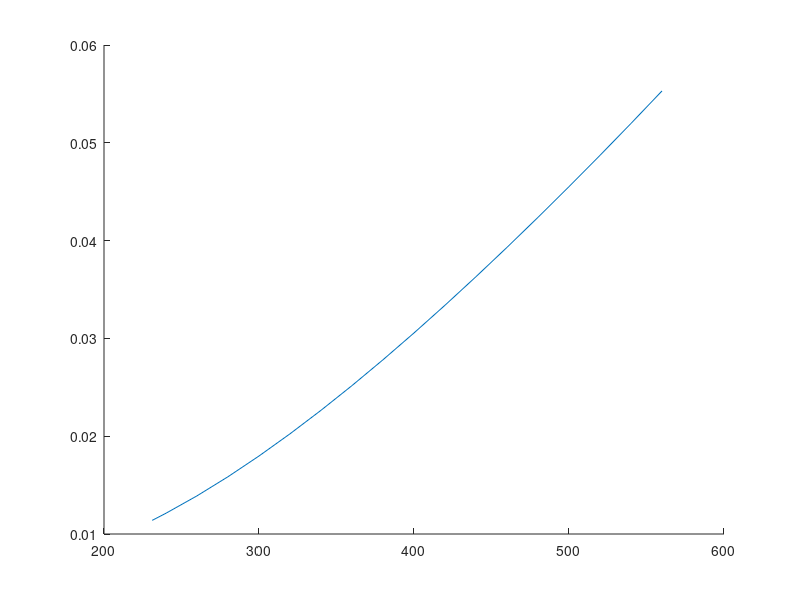

Here is the MATLAB script that generated this plot: (Note: this script raises an error after producing the figure.)
T=[231.07  240  260  280  300  320  340  360  380  400  420  440  460  480  500  520  540  560]; 
K=[0.0114  0.0121  0.0139  0.0159  0.018  0.0202  0.0226  0.0252  0.0278  0.0306  0.0334  0.0363  0.0393  0.0424  0.0455  0.0487  0.0520  0.0553]; 
P=polyfit(T,K,4); 
K1=polyval(P,T); 
plot(T,K1,T,K,'O'); 
title('temperature & condactivity'); 
xlabel('T(K)'); 
ylabel('K(W/(m.K))'); 
legend('third order interpolation','condactivity','location','Best'); 
grid;
